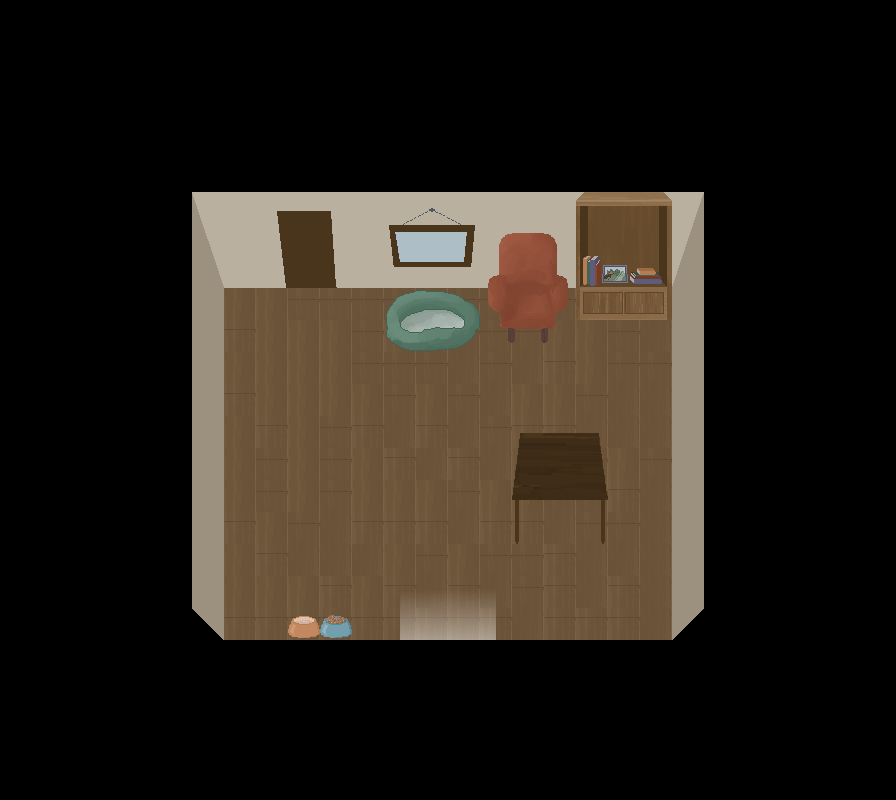

Tiled map render using the project's own tile images. Description and the whole map definition, tile-layer contents included, below:
An orthogonal 28x25 tile map with 32x32 px tiles, 5 tile layers (murs, sol, collisions, details, ...).

<map version="1.9" tiledversion="1.9.2" orientation="orthogonal" renderorder="right-down" width="28" height="25" tilewidth="32" tileheight="32" infinite="0" nextlayerid="9" nextobjectid="1">
 <editorsettings>
  <export target="../../assets/maps/map_maison_joueur.json" format="json" />
 </editorsettings>
 <tileset firstgid="1" name="tileset_interieur" tilewidth="32" tileheight="32" tilecount="196" columns="14">
  <image source="../../assets/tileset_interieur.png" width="448" height="448" />
  <tile id="0">
   <properties>
    <property name="estSolide" type="bool" value="true" />
   </properties>
  </tile>
  <tile id="1">
   <properties>
    <property name="estSolide" type="bool" value="true" />
   </properties>
  </tile>
  <tile id="2">
   <properties>
    <property name="estSolide" type="bool" value="true" />
   </properties>
  </tile>
  <tile id="3">
   <properties>
    <property name="estSolide" type="bool" value="true" />
   </properties>
  </tile>
  <tile id="4">
   <properties>
    <property name="estSolide" type="bool" value="true" />
   </properties>
  </tile>
  <tile id="5">
   <properties>
    <property name="estSolide" type="bool" value="true" />
   </properties>
  </tile>
  <tile id="6">
   <properties>
    <property name="estSolide" type="bool" value="true" />
   </properties>
  </tile>
  <tile id="14">
   <properties>
    <property name="estSolide" type="bool" value="true" />
   </properties>
  </tile>
  <tile id="15">
   <properties>
    <property name="estSolide" type="bool" value="true" />
   </properties>
  </tile>
  <tile id="16">
   <properties>
    <property name="estSolide" type="bool" value="true" />
   </properties>
  </tile>
  <tile id="17">
   <properties>
    <property name="estSolide" type="bool" value="true" />
   </properties>
  </tile>
  <tile id="18">
   <properties>
    <property name="estSolide" type="bool" value="true" />
   </properties>
  </tile>
  <tile id="19">
   <properties>
    <property name="estSolide" type="bool" value="true" />
   </properties>
  </tile>
  <tile id="20">
   <properties>
    <property name="estSolide" type="bool" value="true" />
   </properties>
  </tile>
  <tile id="28">
   <properties>
    <property name="estSolide" type="bool" value="true" />
   </properties>
  </tile>
  <tile id="29">
   <properties>
    <property name="estSolide" type="bool" value="true" />
   </properties>
  </tile>
  <tile id="30">
   <properties>
    <property name="estSolide" type="bool" value="true" />
   </properties>
  </tile>
  <tile id="31">
   <properties>
    <property name="estSolide" type="bool" value="true" />
   </properties>
  </tile>
  <tile id="32">
   <properties>
    <property name="estSolide" type="bool" value="true" />
   </properties>
  </tile>
  <tile id="33">
   <properties>
    <property name="estSolide" type="bool" value="true" />
   </properties>
  </tile>
  <tile id="34">
   <properties>
    <property name="estSolide" type="bool" value="true" />
   </properties>
  </tile>
  <tile id="42">
   <properties>
    <property name="estSolide" type="bool" value="true" />
   </properties>
  </tile>
  <tile id="45">
   <properties>
    <property name="estSolide" type="bool" value="true" />
   </properties>
  </tile>
  <tile id="46">
   <properties>
    <property name="estSolide" type="bool" value="true" />
   </properties>
  </tile>
  <tile id="47">
   <properties>
    <property name="estSolide" type="bool" value="true" />
   </properties>
  </tile>
  <tile id="48">
   <properties>
    <property name="estSolide" type="bool" value="true" />
   </properties>
  </tile>
  <tile id="56">
   <properties>
    <property name="estSolide" type="bool" value="true" />
   </properties>
  </tile>
  <tile id="59">
   <properties>
    <property name="estSolide" type="bool" value="true" />
   </properties>
  </tile>
  <tile id="70">
   <properties>
    <property name="estSolide" type="bool" value="true" />
   </properties>
  </tile>
  <tile id="71">
   <properties>
    <property name="estSolide" type="bool" value="true" />
   </properties>
  </tile>
  <tile id="72">
   <properties>
    <property name="estSolide" type="bool" value="true" />
   </properties>
  </tile>
  <tile id="73">
   <properties>
    <property name="estSolide" type="bool" value="true" />
   </properties>
  </tile>
  <tile id="74">
   <properties>
    <property name="estSolide" type="bool" value="true" />
   </properties>
  </tile>
  <tile id="75">
   <properties>
    <property name="estSolide" type="bool" value="true" />
   </properties>
  </tile>
  <tile id="76">
   <properties>
    <property name="estSolide" type="bool" value="true" />
   </properties>
  </tile>
  <tile id="77">
   <properties>
    <property name="estSolide" type="bool" value="true" />
   </properties>
  </tile>
  <tile id="84">
   <properties>
    <property name="estSolide" type="bool" value="true" />
   </properties>
  </tile>
  <tile id="85">
   <properties>
    <property name="estSolide" type="bool" value="true" />
   </properties>
  </tile>
  <tile id="86">
   <properties>
    <property name="estSolide" type="bool" value="true" />
   </properties>
  </tile>
  <tile id="87">
   <properties>
    <property name="estSolide" type="bool" value="true" />
   </properties>
  </tile>
  <tile id="88">
   <properties>
    <property name="estSolide" type="bool" value="true" />
   </properties>
  </tile>
  <tile id="89">
   <properties>
    <property name="estSolide" type="bool" value="true" />
   </properties>
  </tile>
  <tile id="91">
   <properties>
    <property name="estSolide" type="bool" value="true" />
   </properties>
  </tile>
  <tile id="98">
   <properties>
    <property name="estSolide" type="bool" value="true" />
   </properties>
  </tile>
  <tile id="99">
   <properties>
    <property name="estSolide" type="bool" value="true" />
   </properties>
  </tile>
  <tile id="100">
   <properties>
    <property name="estSolide" type="bool" value="true" />
   </properties>
  </tile>
  <tile id="101">
   <properties>
    <property name="estSolide" type="bool" value="true" />
   </properties>
  </tile>
  <tile id="102">
   <properties>
    <property name="estSolide" type="bool" value="true" />
   </properties>
  </tile>
  <tile id="103">
   <properties>
    <property name="estSolide" type="bool" value="true" />
   </properties>
  </tile>
  <tile id="104">
   <properties>
    <property name="estSolide" type="bool" value="true" />
   </properties>
  </tile>
  <tile id="112">
   <properties>
    <property name="estSolide" type="bool" value="true" />
   </properties>
  </tile>
  <tile id="113">
   <properties>
    <property name="estSolide" type="bool" value="true" />
   </properties>
  </tile>
  <tile id="114">
   <properties>
    <property name="estSolide" type="bool" value="true" />
   </properties>
  </tile>
  <tile id="115">
   <properties>
    <property name="estSolide" type="bool" value="true" />
   </properties>
  </tile>
  <tile id="116">
   <properties>
    <property name="estSolide" type="bool" value="true" />
   </properties>
  </tile>
  <tile id="117">
   <properties>
    <property name="estSolide" type="bool" value="true" />
   </properties>
  </tile>
  <tile id="118">
   <properties>
    <property name="estSolide" type="bool" value="true" />
   </properties>
  </tile>
  <tile id="129">
   <properties>
    <property name="estSolide" type="bool" value="true" />
   </properties>
  </tile>
  <tile id="130">
   <properties>
    <property name="estSolide" type="bool" value="true" />
   </properties>
  </tile>
  <tile id="131">
   <properties>
    <property name="estSolide" type="bool" value="true" />
   </properties>
  </tile>
  <tile id="132">
   <properties>
    <property name="estSolide" type="bool" value="true" />
   </properties>
  </tile>
  <tile id="168">
   <properties>
    <property name="sortie" type="bool" value="true" />
   </properties>
  </tile>
  <tile id="169">
   <properties>
    <property name="sortie" type="bool" value="true" />
   </properties>
  </tile>
  <tile id="170">
   <properties>
    <property name="sortie" type="bool" value="true" />
   </properties>
  </tile>
  <tile id="171">
   <properties>
    <property name="sortie" type="bool" value="true" />
   </properties>
  </tile>
  <tile id="182">
   <properties>
    <property name="sortie" type="bool" value="true" />
   </properties>
  </tile>
  <tile id="183">
   <properties>
    <property name="sortie" type="bool" value="true" />
   </properties>
  </tile>
  <tile id="184">
   <properties>
    <property name="sortie" type="bool" value="true" />
   </properties>
  </tile>
  <tile id="185">
   <properties>
    <property name="sortie" type="bool" value="true" />
   </properties>
  </tile>
 </tileset>
 <layer id="4" name="murs" width="28" height="25">
  <data encoding="csv">
92,92,92,92,92,92,92,92,92,92,92,92,92,92,92,92,92,92,92,92,92,92,92,92,92,92,92,92,
92,92,92,92,92,92,92,92,92,92,92,92,92,92,92,92,92,92,92,92,92,92,92,92,92,92,92,92,
92,92,92,92,92,92,92,92,92,92,92,92,92,92,92,92,92,92,92,92,92,92,92,92,92,92,92,92,
92,92,92,92,92,92,92,92,92,92,92,92,92,92,92,92,92,92,92,92,92,92,92,92,92,92,92,92,
92,92,92,92,92,92,92,92,92,92,92,92,92,92,92,92,92,92,92,92,92,92,92,92,92,92,92,92,
92,92,92,92,92,92,92,92,92,92,92,92,92,92,92,92,92,92,92,92,92,92,92,92,92,92,92,92,
92,92,92,92,92,92,1,2,2,2,2,2,2,2,2,2,2,2,2,2,3,4,92,92,92,92,92,92,
92,92,92,92,92,92,15,16,16,16,16,16,16,16,16,16,16,16,16,16,17,18,92,92,92,92,92,92,
92,92,92,92,92,92,29,30,30,30,30,30,30,30,30,30,30,30,30,30,31,32,92,92,92,92,92,92,
92,92,92,92,92,92,43,0,0,0,0,0,0,0,0,0,0,0,0,0,0,46,92,92,92,92,92,92,
92,92,92,92,92,92,43,0,0,0,0,0,0,0,0,0,0,0,0,0,0,46,92,92,92,92,92,92,
92,92,92,92,92,92,43,0,0,0,0,0,0,0,0,0,0,0,0,0,0,46,92,92,92,92,92,92,
92,92,92,92,92,92,43,0,0,0,0,0,0,0,0,0,0,0,0,0,0,46,92,92,92,92,92,92,
92,92,92,92,92,92,43,0,0,0,0,0,0,0,0,0,0,0,0,0,0,46,92,92,92,92,92,92,
92,92,92,92,92,92,43,0,0,0,0,0,0,0,0,0,0,0,0,0,0,46,92,92,92,92,92,92,
92,92,92,92,92,92,43,0,0,0,0,0,0,0,0,0,0,0,0,0,0,46,92,92,92,92,92,92,
92,92,92,92,92,92,43,0,0,0,0,0,0,0,0,0,0,0,0,0,0,46,92,92,92,92,92,92,
92,92,92,92,92,92,43,0,0,0,0,0,0,0,0,0,0,0,0,0,0,46,92,92,92,92,92,92,
92,92,92,92,92,92,43,0,0,0,0,0,0,0,0,0,0,0,0,0,0,46,92,92,92,92,92,92,
92,92,92,92,92,92,57,0,0,0,0,0,0,0,0,0,0,0,0,0,0,60,92,92,92,92,92,92,
92,92,92,92,92,92,92,92,92,92,92,92,92,92,92,92,92,92,92,92,92,92,92,92,92,92,92,92,
92,92,92,92,92,92,92,92,92,92,92,92,92,92,92,92,92,92,92,92,92,92,92,92,92,92,92,92,
92,92,92,92,92,92,92,92,92,92,92,92,92,92,92,92,92,92,92,92,92,92,92,92,92,92,92,92,
92,92,92,92,92,92,92,92,92,92,92,92,92,92,92,92,92,92,92,92,92,92,92,92,92,92,92,92,
92,92,92,92,92,92,92,92,92,92,92,92,92,92,92,92,92,92,92,92,92,92,92,92,92,92,92,92
</data>
 </layer>
 <layer id="5" name="sol" width="28" height="25">
  <data encoding="csv">
0,0,0,0,0,0,0,0,0,0,0,0,0,0,0,0,0,0,0,0,0,0,0,0,0,0,0,0,
0,0,0,0,0,0,0,0,0,0,0,0,0,0,0,0,0,0,0,0,0,0,0,0,0,0,0,0,
0,0,0,0,0,0,0,0,0,0,0,0,0,0,0,0,0,0,0,0,0,0,0,0,0,0,0,0,
0,0,0,0,0,0,0,0,0,0,0,0,0,0,0,0,0,0,0,0,0,0,0,0,0,0,0,0,
0,0,0,0,0,0,0,0,0,0,0,0,0,0,0,0,0,0,0,0,0,0,0,0,0,0,0,0,
0,0,0,0,0,0,0,0,0,0,0,0,0,0,0,0,0,0,0,0,0,0,0,0,0,0,0,0,
0,0,0,0,0,0,0,0,0,0,0,0,0,0,0,0,0,0,0,0,0,0,0,0,0,0,0,0,
0,0,0,0,0,0,0,0,0,0,0,0,0,0,0,0,0,0,0,0,0,0,0,0,0,0,0,0,
0,0,0,0,0,0,0,0,0,0,0,0,0,0,0,0,0,0,0,0,0,0,0,0,0,0,0,0,
0,0,0,0,0,0,0,44,44,45,45,45,45,45,45,45,45,45,45,45,45,0,0,0,0,0,0,0,
0,0,0,0,0,0,0,58,44,44,44,45,44,45,45,45,45,44,44,45,59,0,0,0,0,0,0,0,
0,0,0,0,0,0,0,44,44,44,44,45,45,45,59,45,59,58,44,45,45,0,0,0,0,0,0,0,
0,0,0,0,0,0,0,58,44,44,44,44,45,44,45,59,44,44,45,59,59,0,0,0,0,0,0,0,
0,0,0,0,0,0,0,44,58,44,45,58,59,58,59,45,58,58,59,59,59,0,0,0,0,0,0,0,
0,0,0,0,0,0,0,44,45,44,45,44,58,59,58,59,44,44,45,44,45,0,0,0,0,0,0,0,
0,0,0,0,0,0,0,44,45,44,45,44,44,44,45,44,44,45,45,58,59,0,0,0,0,0,0,0,
0,0,0,0,0,0,0,58,44,45,59,58,58,58,59,58,58,59,45,45,59,0,0,0,0,0,0,0,
0,0,0,0,0,0,0,44,58,59,59,59,44,45,44,45,45,58,59,59,59,0,0,0,0,0,0,0,
0,0,0,0,0,0,0,44,44,44,58,44,58,59,58,59,45,58,59,58,59,0,0,0,0,0,0,0,
0,0,0,0,0,0,0,58,58,58,58,58,58,58,58,58,59,58,58,58,59,0,0,0,0,0,0,0,
0,0,0,0,0,0,0,0,0,0,0,0,0,0,0,0,0,0,0,0,0,0,0,0,0,0,0,0,
0,0,0,0,0,0,0,0,0,0,0,0,0,0,0,0,0,0,0,0,0,0,0,0,0,0,0,0,
0,0,0,0,0,0,0,0,0,0,0,0,0,0,0,0,0,0,0,0,0,0,0,0,0,0,0,0,
0,0,0,0,0,0,0,0,0,0,0,0,0,0,0,0,0,0,0,0,0,0,0,0,0,0,0,0,
0,0,0,0,0,0,0,0,0,0,0,0,0,0,0,0,0,0,0,0,0,0,0,0,0,0,0,0
</data>
 </layer>
 <layer id="7" name="collisions" width="28" height="25">
  <data encoding="csv">
0,0,0,0,0,0,0,0,0,0,0,0,0,0,0,0,0,0,0,0,0,0,0,0,0,0,0,0,
0,0,0,0,0,0,0,0,0,0,0,0,0,0,0,0,0,0,0,0,0,0,0,0,0,0,0,0,
0,0,0,0,0,0,0,0,0,0,0,0,0,0,0,0,0,0,0,0,0,0,0,0,0,0,0,0,
0,0,0,0,0,0,0,0,0,0,0,0,0,0,0,0,0,0,0,0,0,0,0,0,0,0,0,0,
0,0,0,0,0,0,0,0,0,0,0,0,0,0,0,0,0,0,0,0,0,0,0,0,0,0,0,0,
0,0,0,0,0,0,0,0,0,0,0,0,0,0,0,0,0,0,0,0,0,0,0,0,0,0,0,0,
0,0,0,0,0,0,0,0,166,167,168,0,127,128,129,0,0,0,71,72,73,0,0,0,0,0,0,0,
0,0,0,0,0,0,0,0,180,181,182,0,141,142,143,5,6,7,85,86,87,0,0,0,0,0,0,0,
0,0,0,0,0,0,0,0,194,195,196,0,155,156,157,19,20,21,99,100,101,0,0,0,0,0,0,0,
0,0,0,0,0,0,0,0,0,0,0,0,74,75,76,33,34,35,113,114,115,0,0,0,0,0,0,0,
0,0,0,0,0,0,0,0,0,0,0,0,88,89,90,47,48,49,0,0,0,0,0,0,0,0,0,0,
0,0,0,0,0,0,0,0,0,0,0,0,0,0,0,0,0,0,0,0,0,0,0,0,0,0,0,0,
0,0,0,0,0,0,0,0,0,0,0,0,0,0,0,0,0,0,0,0,0,0,0,0,0,0,0,0,
0,0,0,0,0,0,0,0,0,0,0,0,0,0,0,0,103,104,105,0,0,0,0,0,0,0,0,0,
0,0,0,0,0,0,0,0,0,0,0,0,0,0,0,0,117,118,119,0,0,0,0,0,0,0,0,0,
0,0,0,0,0,0,0,0,0,0,0,0,0,0,0,0,131,132,133,0,0,0,0,0,0,0,0,0,
0,0,0,0,0,0,0,0,0,0,0,0,0,0,0,0,145,0,147,0,0,0,0,0,0,0,0,0,
0,0,0,0,0,0,0,0,0,0,0,0,0,0,0,0,0,0,0,0,0,0,0,0,0,0,0,0,
0,0,0,0,0,0,0,0,0,0,0,0,0,0,0,0,0,0,0,0,0,0,0,0,0,0,0,0,
0,0,0,0,0,0,0,0,0,77,78,0,0,0,0,0,0,0,0,0,0,0,0,0,0,0,0,0,
0,0,0,0,0,0,0,0,0,0,0,0,0,0,0,0,0,0,0,0,0,0,0,0,0,0,0,0,
0,0,0,0,0,0,0,0,0,0,0,0,0,0,0,0,0,0,0,0,0,0,0,0,0,0,0,0,
0,0,0,0,0,0,0,0,0,0,0,0,0,0,0,0,0,0,0,0,0,0,0,0,0,0,0,0,
0,0,0,0,0,0,0,0,0,0,0,0,0,0,0,0,0,0,0,0,0,0,0,0,0,0,0,0,
0,0,0,0,0,0,0,0,0,0,0,0,0,0,0,0,0,0,0,0,0,0,0,0,0,0,0,0
</data>
 </layer>
 <layer id="8" name="details" width="28" height="25">
  <data encoding="csv">
0,0,0,0,0,0,0,0,0,0,0,0,0,0,0,0,0,0,0,0,0,0,0,0,0,0,0,0,
0,0,0,0,0,0,0,0,0,0,0,0,0,0,0,0,0,0,0,0,0,0,0,0,0,0,0,0,
0,0,0,0,0,0,0,0,0,0,0,0,0,0,0,0,0,0,0,0,0,0,0,0,0,0,0,0,
0,0,0,0,0,0,0,0,0,0,0,0,0,0,0,0,0,0,0,0,0,0,0,0,0,0,0,0,
0,0,0,0,0,0,0,0,0,0,0,0,0,0,0,0,0,0,0,0,0,0,0,0,0,0,0,0,
0,0,0,0,0,0,0,0,0,0,0,0,0,0,0,0,0,0,0,0,0,0,0,0,0,0,0,0,
0,0,0,0,0,0,0,0,0,0,0,0,0,0,0,0,0,0,0,0,0,0,0,0,0,0,0,0,
0,0,0,0,0,0,0,0,0,0,0,0,0,0,0,0,0,0,0,0,0,0,0,0,0,0,0,0,
0,0,0,0,0,0,0,0,0,0,0,0,0,0,0,0,0,0,61,62,63,0,0,0,0,0,0,0,
0,0,0,0,0,0,0,0,0,0,0,0,0,0,0,0,0,0,0,0,0,0,0,0,0,0,0,0,
0,0,0,0,0,0,0,0,0,0,0,0,0,0,0,0,0,0,0,0,0,0,0,0,0,0,0,0,
0,0,0,0,0,0,0,0,0,0,0,0,0,0,0,0,0,0,0,0,0,0,0,0,0,0,0,0,
0,0,0,0,0,0,0,0,0,0,0,0,0,0,0,0,0,0,0,0,0,0,0,0,0,0,0,0,
0,0,0,0,0,0,0,0,0,0,0,0,0,0,0,0,0,0,0,0,0,0,0,0,0,0,0,0,
0,0,0,0,0,0,0,0,0,0,0,0,0,0,0,0,0,0,0,0,0,0,0,0,0,0,0,0,
0,0,0,0,0,0,0,0,0,0,0,0,0,0,0,0,0,0,0,0,0,0,0,0,0,0,0,0,
0,0,0,0,0,0,0,0,0,0,0,0,0,0,0,0,0,0,0,0,0,0,0,0,0,0,0,0,
0,0,0,0,0,0,0,0,0,0,0,0,0,0,0,0,0,0,0,0,0,0,0,0,0,0,0,0,
0,0,0,0,0,0,0,0,0,0,0,0,0,0,0,0,0,0,0,0,0,0,0,0,0,0,0,0,
0,0,0,0,0,0,0,0,0,0,0,0,0,0,0,0,0,0,0,0,0,0,0,0,0,0,0,0,
0,0,0,0,0,0,0,0,0,0,0,0,0,0,0,0,0,0,0,0,0,0,0,0,0,0,0,0,
0,0,0,0,0,0,0,0,0,0,0,0,0,0,0,0,0,0,0,0,0,0,0,0,0,0,0,0,
0,0,0,0,0,0,0,0,0,0,0,0,0,0,0,0,0,0,0,0,0,0,0,0,0,0,0,0,
0,0,0,0,0,0,0,0,0,0,0,0,0,0,0,0,0,0,0,0,0,0,0,0,0,0,0,0,
0,0,0,0,0,0,0,0,0,0,0,0,0,0,0,0,0,0,0,0,0,0,0,0,0,0,0,0
</data>
 </layer>
 <layer id="6" name="sortie" width="28" height="25">
  <data encoding="csv">
0,0,0,0,0,0,0,0,0,0,0,0,0,0,0,0,0,0,0,0,0,0,0,0,0,0,0,0,
0,0,0,0,0,0,0,0,0,0,0,0,0,0,0,0,0,0,0,0,0,0,0,0,0,0,0,0,
0,0,0,0,0,0,0,0,0,0,0,0,0,0,0,0,0,0,0,0,0,0,0,0,0,0,0,0,
0,0,0,0,0,0,0,0,0,0,0,0,0,0,0,0,0,0,0,0,0,0,0,0,0,0,0,0,
0,0,0,0,0,0,0,0,0,0,0,0,0,0,0,0,0,0,0,0,0,0,0,0,0,0,0,0,
0,0,0,0,0,0,0,0,0,0,0,0,0,0,0,0,0,0,0,0,0,0,0,0,0,0,0,0,
0,0,0,0,0,0,0,0,0,0,0,0,0,0,0,0,0,0,0,0,0,0,0,0,0,0,0,0,
0,0,0,0,0,0,0,0,0,0,0,0,0,0,0,0,0,0,0,0,0,0,0,0,0,0,0,0,
0,0,0,0,0,0,0,0,0,0,0,0,0,0,0,0,0,0,0,0,0,0,0,0,0,0,0,0,
0,0,0,0,0,0,0,0,0,0,0,0,0,0,0,0,0,0,0,0,0,0,0,0,0,0,0,0,
0,0,0,0,0,0,0,0,0,0,0,0,0,0,0,0,0,0,0,0,0,0,0,0,0,0,0,0,
0,0,0,0,0,0,0,0,0,0,0,0,0,0,0,0,0,0,0,0,0,0,0,0,0,0,0,0,
0,0,0,0,0,0,0,0,0,0,0,0,0,0,0,0,0,0,0,0,0,0,0,0,0,0,0,0,
0,0,0,0,0,0,0,0,0,0,0,0,0,0,0,0,0,0,0,0,0,0,0,0,0,0,0,0,
0,0,0,0,0,0,0,0,0,0,0,0,0,0,0,0,0,0,0,0,0,0,0,0,0,0,0,0,
0,0,0,0,0,0,0,0,0,0,0,0,0,0,0,0,0,0,0,0,0,0,0,0,0,0,0,0,
0,0,0,0,0,0,0,0,0,0,0,0,8,0,0,0,0,0,0,0,0,0,0,0,0,0,0,0,
0,0,0,0,0,0,0,0,0,0,0,0,0,0,0,0,0,0,0,0,0,0,0,0,0,0,0,0,
0,0,0,0,0,0,0,0,0,0,0,0,169,170,171,172,0,0,0,0,0,0,0,0,0,0,0,0,
0,0,0,0,0,0,0,0,0,0,0,0,183,184,185,186,0,0,0,0,0,0,0,0,0,0,0,0,
0,0,0,0,0,0,0,0,0,0,0,0,0,0,0,0,0,0,0,0,0,0,0,0,0,0,0,0,
0,0,0,0,0,0,0,0,0,0,0,0,0,0,0,0,0,0,0,0,0,0,0,0,0,0,0,0,
0,0,0,0,0,0,0,0,0,0,0,0,0,0,0,0,0,0,0,0,0,0,0,0,0,0,0,0,
0,0,0,0,0,0,0,0,0,0,0,0,0,0,0,0,0,0,0,0,0,0,0,0,0,0,0,0,
0,0,0,0,0,0,0,0,0,0,0,0,0,0,0,0,0,0,0,0,0,0,0,0,0,0,0,0
</data>
 </layer>
</map>
